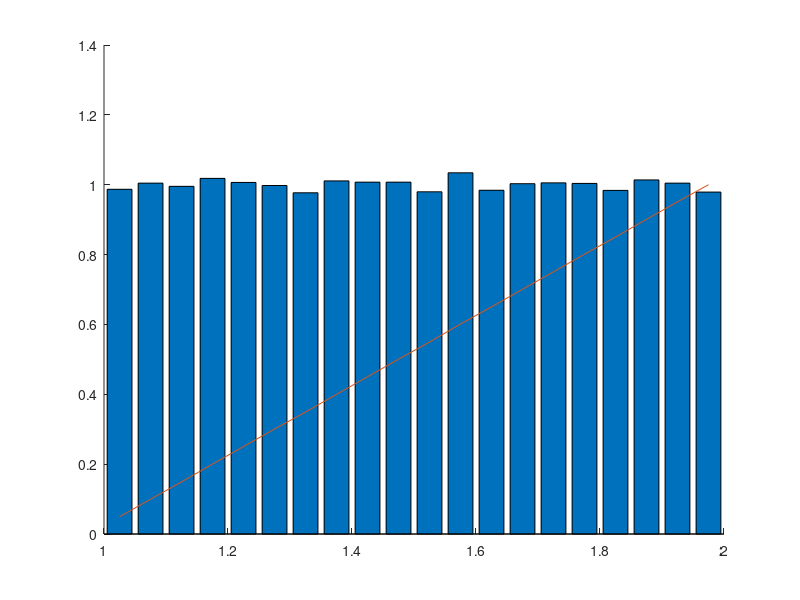

This chart was generated by the following MATLAB code:
N=50000;
R=20;

U=rand(1,N)*(2-1)+1;

[M,X]=hist(U,R);

resol = X(2)-X(1);
pdf=M/N/resol;

cdf=cumsum(pdf*resol);

figure; hold on;
bar(X,pdf);
plot(X,cdf);